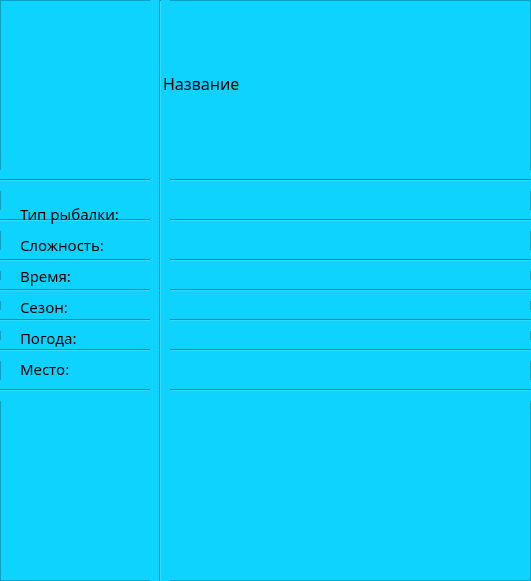
  <widget class="QFrame" name="frame">
   <property name="geometry">
    <rect>
     <x>389</x>
     <y>40</y>
     <width>531</width>
     <height>581</height>
    </rect>
   </property>
   <property name="styleSheet">
    <string notr="true">background-color: rgb(14, 211, 255);</string>
   </property>
   <property name="frameShape">
    <enum>QFrame::StyledPanel</enum>
   </property>
   <property name="frameShadow">
    <enum>QFrame::Raised</enum>
   </property>
   <widget class="Line" name="line">
    <property name="geometry">
     <rect>
      <x>150</x>
      <y>0</y>
      <width>20</width>
      <height>581</height>
     </rect>
    </property>
    <property name="orientation">
     <enum>Qt::Vertical</enum>
    </property>
   </widget>
   <widget class="QWidget" name="formWidget" native="true">
    <property name="geometry">
     <rect>
      <x>20</x>
      <y>10</y>
      <width>521</width>
      <height>371</height>
     </rect>
    </property>
    <property name="styleSheet">
     <string notr="true">background-color:transparent
</string>
    </property>
    <layout class="QFormLayout" name="formLayout_3">
     <item row="0" column="0">
      <widget class="QLabel" name="label_pic">
       <property name="minimumSize">
        <size>
         <width>137</width>
         <height>127</height>
        </size>
       </property>
       <property name="maximumSize">
        <size>
         <width>114</width>
         <height>106</height>
        </size>
       </property>
       <property name="styleSheet">
        <string notr="true">background-color: transparent</string>
       </property>
       <property name="text">
        <string/>
       </property>
       <property name="scaledContents">
        <bool>true</bool>
       </property>
      </widget>
     </item>
     <item row="0" column="1">
      <layout class="QVBoxLayout" name="verticalLayout">
       <item>
        <spacer name="horizontalSpacer">
         <property name="orientation">
          <enum>Qt::Horizontal</enum>
         </property>
         <property name="sizeHint" stdset="0">
          <size>
           <width>40</width>
           <height>20</height>
          </size>
         </property>
        </spacer>
       </item>
       <item>
        <widget class="QLabel" name="label_name">
         <property name="font">
          <font>
           <family>Berlin Sans FB Demi</family>
           <pointsize>12</pointsize>
          </font>
         </property>
         <property name="styleSheet">
          <string notr="true">background-color: transparent</string>
         </property>
         <property name="text">
          <string>Название</string>
         </property>
        </widget>
       </item>
      </layout>
     </item>
     <item row="1" column="0" colspan="2">
      <spacer name="verticalSpacer">
       <property name="orientation">
        <enum>Qt::Vertical</enum>
       </property>
       <property name="sizeHint" stdset="0">
        <size>
         <width>20</width>
         <height>40</height>
        </size>
       </property>
      </spacer>
     </item>
     <item row="2" column="0">
      <widget class="QLabel" name="label_79">
       <property name="minimumSize">
        <size>
         <width>100</width>
         <height>25</height>
        </size>
       </property>
       <property name="font">
        <font>
         <family>Berlin Sans FB Demi</family>
         <pointsize>11</pointsize>
        </font>
       </property>
       <property name="styleSheet">
        <string notr="true">background-color: transparent</string>
       </property>
       <property name="text">
        <string>Тип рыбалки:</string>
       </property>
      </widget>
     </item>
     <item row="3" column="0">
      <widget class="QLabel" name="label_80">
       <property name="minimumSize">
        <size>
         <width>0</width>
         <height>25</height>
        </size>
       </property>
       <property name="font">
        <font>
         <family>Berlin Sans FB Demi</family>
         <pointsize>11</pointsize>
        </font>
       </property>
       <property name="styleSheet">
        <string notr="true">background-color: transparent</string>
       </property>
       <property name="text">
        <string>Сложность:</string>
       </property>
      </widget>
     </item>
     <item row="4" column="0">
      <widget class="QLabel" name="label_82">
       <property name="minimumSize">
        <size>
         <width>0</width>
         <height>25</height>
        </size>
       </property>
       <property name="font">
        <font>
         <family>Berlin Sans FB Demi</family>
         <pointsize>11</pointsize>
        </font>
       </property>
       <property name="styleSheet">
        <string notr="true">background-color: transparent</string>
       </property>
       <property name="text">
        <string>Время:</string>
       </property>
      </widget>
     </item>
     <item row="5" column="0">
      <widget class="QLabel" name="label_83">
       <property name="minimumSize">
        <size>
         <width>0</width>
         <height>25</height>
        </size>
       </property>
       <property name="font">
        <font>
         <family>Berlin Sans FB Demi</family>
         <pointsize>11</pointsize>
        </font>
       </property>
       <property name="styleSheet">
        <string notr="true">background-color: transparent</string>
       </property>
       <property name="text">
        <string>Сезон:</string>
       </property>
      </widget>
     </item>
     <item row="6" column="0">
      <widget class="QLabel" name="label_84">
       <property name="minimumSize">
        <size>
         <width>0</width>
         <height>25</height>
        </size>
       </property>
       <property name="font">
        <font>
         <family>Berlin Sans FB Demi</family>
         <pointsize>11</pointsize>
        </font>
       </property>
       <property name="styleSheet">
        <string notr="true">background-color: transparent</string>
       </property>
       <property name="text">
        <string>Погода:</string>
       </property>
      </widget>
     </item>
     <item row="3" column="1">
      <widget class="QLabel" name="label_difficulty">
       <property name="font">
        <font>
         <family>Berlin Sans FB Demi</family>
         <pointsize>11</pointsize>
        </font>
       </property>
       <property name="styleSheet">
        <string notr="true">background-color: transparent</string>
       </property>
       <property name="text">
        <string/>
       </property>
      </widget>
     </item>
     <item row="2" column="1">
      <widget class="QLabel" name="label_type">
       <property name="font">
        <font>
         <family>Berlin Sans FB Demi</family>
         <pointsize>11</pointsize>
        </font>
       </property>
       <property name="styleSheet">
        <string notr="true">background-color: transparent</string>
       </property>
       <property name="text">
        <string/>
       </property>
      </widget>
     </item>
     <item row="4" column="1">
      <widget class="QLabel" name="label_time">
       <property name="font">
        <font>
         <family>Berlin Sans FB Demi</family>
         <pointsize>11</pointsize>
        </font>
       </property>
       <property name="styleSheet">
        <string notr="true">background-color: transparent</string>
       </property>
       <property name="text">
        <string/>
       </property>
      </widget>
     </item>
     <item row="5" column="1">
      <widget class="QLabel" name="label_season">
       <property name="font">
        <font>
         <family>Berlin Sans FB Demi</family>
         <pointsize>11</pointsize>
        </font>
       </property>
       <property name="styleSheet">
        <string notr="true">background-color: transparent</string>
       </property>
       <property name="text">
        <string/>
       </property>
      </widget>
     </item>
     <item row="6" column="1">
      <widget class="QLabel" name="label_weather">
       <property name="font">
        <font>
         <family>Berlin Sans FB Demi</family>
         <pointsize>11</pointsize>
        </font>
       </property>
       <property name="styleSheet">
        <string notr="true">background-color: transparent</string>
       </property>
       <property name="text">
        <string/>
       </property>
      </widget>
     </item>
     <item row="7" column="0">
      <widget class="QLabel" name="label_85">
       <property name="minimumSize">
        <size>
         <width>100</width>
         <height>25</height>
        </size>
       </property>
       <property name="font">
        <font>
         <family>Berlin Sans FB Demi</family>
         <pointsize>11</pointsize>
        </font>
       </property>
       <property name="styleSheet">
        <string notr="true">background-color: transparent</string>
       </property>
       <property name="text">
        <string>Место:</string>
       </property>
      </widget>
     </item>
     <item row="7" column="1">
      <widget class="QLabel" name="label_place">
       <property name="font">
        <font>
         <family>Berlin Sans FB Demi</family>
         <pointsize>11</pointsize>
        </font>
       </property>
       <property name="styleSheet">
        <string notr="true">background-color: transparent</string>
       </property>
       <property name="text">
        <string/>
       </property>
      </widget>
     </item>
    </layout>
   </widget>
   <widget class="Line" name="line_2">
    <property name="geometry">
     <rect>
      <x>0</x>
      <y>170</y>
      <width>531</width>
      <height>21</height>
     </rect>
    </property>
    <property name="orientation">
     <enum>Qt::Horizontal</enum>
    </property>
   </widget>
   <widget class="Line" name="line_3">
    <property name="geometry">
     <rect>
      <x>0</x>
      <y>210</y>
      <width>531</width>
      <height>21</height>
     </rect>
    </property>
    <property name="orientation">
     <enum>Qt::Horizontal</enum>
    </property>
   </widget>
   <widget class="Line" name="line_4">
    <property name="geometry">
     <rect>
      <x>0</x>
      <y>250</y>
      <width>531</width>
      <height>21</height>
     </rect>
    </property>
    <property name="orientation">
     <enum>Qt::Horizontal</enum>
    </property>
   </widget>
   <widget class="Line" name="line_5">
    <property name="geometry">
     <rect>
      <x>0</x>
      <y>280</y>
      <width>531</width>
      <height>21</height>
     </rect>
    </property>
    <property name="orientation">
     <enum>Qt::Horizontal</enum>
    </property>
   </widget>
   <widget class="Line" name="line_6">
    <property name="geometry">
     <rect>
      <x>0</x>
      <y>310</y>
      <width>531</width>
      <height>21</height>
     </rect>
    </property>
    <property name="orientation">
     <enum>Qt::Horizontal</enum>
    </property>
   </widget>
   <widget class="Line" name="line_7">
    <property name="geometry">
     <rect>
      <x>0</x>
      <y>340</y>
      <width>531</width>
      <height>21</height>
     </rect>
    </property>
    <property name="orientation">
     <enum>Qt::Horizontal</enum>
    </property>
   </widget>
   <widget class="Line" name="line_8">
    <property name="geometry">
     <rect>
      <x>0</x>
      <y>380</y>
      <width>531</width>
      <height>21</height>
     </rect>
    </property>
    <property name="orientation">
     <enum>Qt::Horizontal</enum>
    </property>
   </widget>
   <zorder>line_8</zorder>
   <zorder>line_7</zorder>
   <zorder>line_6</zorder>
   <zorder>line_5</zorder>
   <zorder>line_4</zorder>
   <zorder>line_3</zorder>
   <zorder>line_2</zorder>
   <zorder>line</zorder>
   <zorder>formWidget</zorder>
  </widget>
